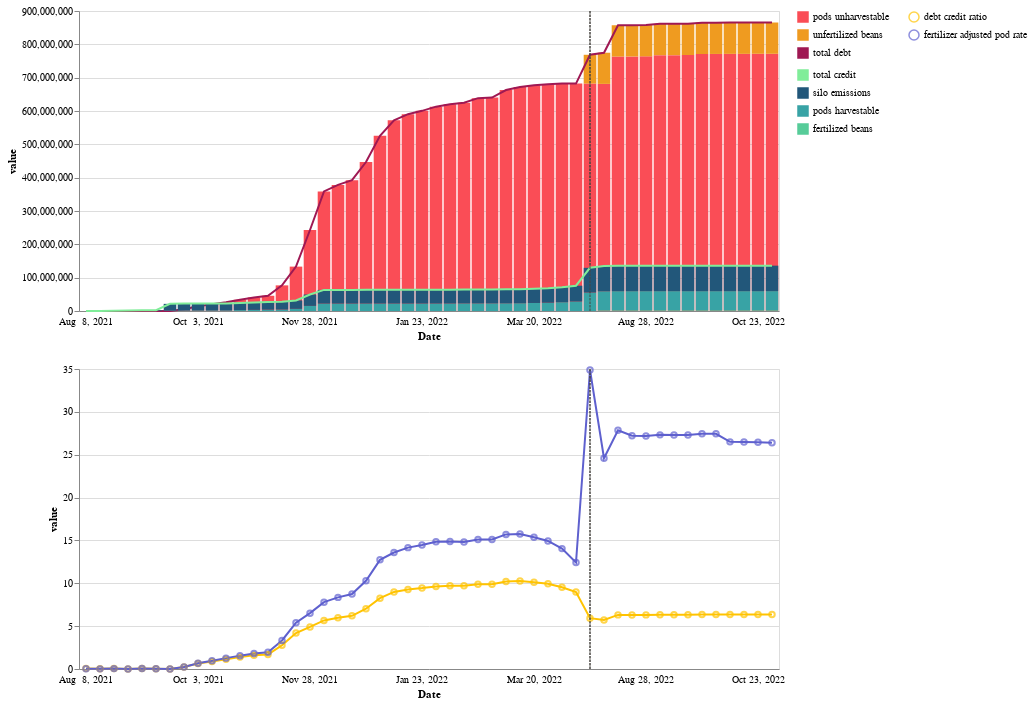

Here is the notebook cell this chart was saved with:
### Code cell
# alt.data_transformers.disable_max_rows()
dropdown = alt.binding_select(
    options=['ymd', 'ym'], 
    labels=["weekly", "monthly"], 
    name='aggregation level:'
)
selection = alt.selection_single(
    name="agglevel", 
    fields=['AggLevel'], 
    bind=dropdown, 
    init={"AggLevel": 'ymd'}
)
colors = {
    # credit components 
    'fertilized beans': '#57cc99', # green   
    'pods harvestable': '#38a3a5', # mid blue 
    'silo emissions': '#22577a', # navy blue 
    # debt components 
    'unfertilized beans': "#ef9b20", # Magenta 50
    'pods unharvestable': '#fa4d56', # Red 50
    # overall 
    'total debt': '#9f1853', # Magenta 70 
    'total credit': '#80ed99', # mint green 
    'debt credit ratio': '#ffc300', # gold 
    'fertilizer adjusted pod rate': '#5e60ce' # purple-ish
}
format_decimal = ",d"
format_percent = ".2%"
tooltip_formats = {
    'fertilized beans':  format_decimal,
    'unfertilized beans':  format_decimal,
    'pods harvestable':  format_decimal,
    'silo emissions':  format_decimal,
    'pods unharvestable':  format_decimal,
    'total debt':  format_decimal,
    'total credit':  format_decimal,
    'debt credit ratio': format_percent, 
    'fertilizer adjusted pod rate': format_percent,
}
assert set(colors.keys()) == set(metrics)
assert set(tooltip_formats.keys()) == set(metrics)

def base_hook(c): 
    return (
        c
        .transform_timeunit(
            ymd="yearmonthdate(timestamp)", 
            ym="yearmonth(timestamp)", 
        )
        .transform_calculate(
            tstamp="datum[agglevel.AggLevel]", 
        )
        .transform_aggregate(
            groupby=["tstamp", 'variable'], value='max(value)'
        )
    )

tooltip_metrics = metrics_debt + metrics_credit + ['total debt']
(
    alt.vconcat(
        (
            alt.layer(
                chart(
                    source, 
                    "tstamp", 
                    lmetrics=list(reversed(metrics_debt)) + ['total debt'], 
                    lstrategy=["stack_bar" for i in range(len(metrics_debt))] + ['line'], 
                    tooltip_metrics=tooltip_metrics, 
                    color_map=colors,
                    base_hook=base_hook
                ), 
                chart(
                    source, 
                    "tstamp", 
                    lmetrics=['total credit'] + metrics_credit, 
                    lstrategy=['line'] + ["stack_bar" for i in range(len(metrics_credit))], 
                    tooltip_metrics=tooltip_metrics, 
                    color_map=colors, 
                    base_hook=base_hook
                )
            )
            .resolve_legend(color="independent")
            .resolve_scale(color="independent")
        ),
        alt.layer(
            chart(
                source, 
                "tstamp", 
                lmetrics=metrics_meta, 
                lstrategy="line", 
                color_map=colors, 
                base_hook=base_hook
            ),
            chart(
                source, 
                "tstamp", 
                lmetrics=metrics_meta, 
                lstrategy="point", 
                color_map=colors, 
                base_hook=base_hook
            ),
        )
    )
    .add_selection(selection)
)

# base = (
#     alt.Chart(source)
#     .properties(height=225, width=500)
#     .encode(
#         x=alt.X(
#             "tstamp:O", 
#             axis=alt.Axis(
#                 formatType="time", 
#                 ticks=False, 
#                 labelExpr="timeFormat(toDate(datum.value), '%b %e, %Y')", 
#                 labelOverlap=True, 
#                 labelSeparation=25, 
#                 labelPadding=5, 
#                 title="Date", 
#                 labelAngle=0, 
#             ), 
#         ),   
#     )
# )
# base_bdv = (
#     base
#     .encode(
#         y=alt.Y("rvalue:Q", axis=alt.Axis(title="BDV", format=".3~s", labelExpr="replace(datum.label, 'G', 'B')")),
#         color=alt.Color(
#             "variable:N", 
#             scale=alt.Scale(
#                 domain=metrics_credit + metrics_debt + metrics_credit_debt_aggregate, 
#                 range=[colors[m] for m in metrics_credit + metrics_debt + metrics_credit_debt_aggregate]
#             ),
#             legend=alt.Legend(title=None)
#         ),
#         order=alt.Order('stack_order:Q', sort='ascending')
#     )
# )
# base_ratio = base.encode(
#     y=alt.Y("rvalue:Q", axis=alt.Axis(title="Percent", format=",%")),
#     color=alt.Color(
#         "variable:N", 
#         scale=alt.Scale(
#             domain=metrics_meta, range=[colors[m] for m in metrics_meta]
#         ),
#         legend=alt.Legend(title=None)
#     ),
# )
# rule_exploit = (
#     # selection captures nearest timestamp (for current mouse position) 
#     # tooltip rendered uses this data point (pivoted, so we have all data for this timestamp) 
#     base
#     .transform_pivot('variable', value='rvalue', groupby=['tstamp'])
#     .transform_filter("year(datum.tstamp) === 2022 && month(datum.tstamp) === 3 && date(datum.tstamp) === 17")
#     .mark_rule(opacity=1, color='#474440', strokeDash=[2.5,1])
# )
# rule = (
#     # selection captures nearest timestamp (for current mouse position) 
#     # tooltip rendered uses this data point (pivoted, so we have all data for this timestamp) 
#     base
#     .transform_pivot('variable', value='rvalue', groupby=['tstamp'])
#     .mark_rule(opacity=0)
#     .encode(
#         tooltip=(
#             [alt.Tooltip('tstamp:O', timeUnit="yearmonthdate", title="date")] + 
#             [
#                 alt.Tooltip(
#                     f'{m}:Q', 
#                     format=tooltip_formats[m], 
#                     title=m.replace("_", " ").replace(" cumulative", "")
#                 ) for m in metrics
#             ] 
#         ) 
#     )
#     .add_selection(selection_rule)
# )
# credit = (
#     base_bdv
#     .mark_bar()
#     .transform_filter(condition_union("==", "|", metrics_credit))
# )
# debt = (
#     base_bdv
#     .mark_bar()
#     .transform_filter(condition_union("==", "|", metrics_debt))
# ) 
# lines_debt_credit = (
#     base_bdv
#     .mark_line()
#     .transform_filter(condition_union('==', '|', metrics_credit_debt_aggregate))
# ) 
# line_ratio = (
#     base_ratio
#     .mark_line()
#     .transform_filter(condition_union('==', '|', metrics_meta))
# )
# point_ratio = (
#     base_ratio
#     .mark_point(size=7)
#     .transform_filter(condition_union('==', '|', metrics_meta))
# )

# c = (
#     alt
#     .vconcat(
#         alt.layer(debt, credit, lines_debt_credit, rule, rule_exploit).properties(title="Beanstalk Credit Profile"),
#         alt.layer(line_ratio, point_ratio, rule, rule_exploit).properties(title="Beanstalk Credit Metrics"),
#     )
#     .resolve_legend(color="independent")
#     .resolve_axis(y="independent")
#     .resolve_scale(y="independent", color="independent")
#     .add_selection(selection) 
# )


# css_lines = [
#     "div.chart-wrapper { display: flex; flex-direction: column; }", 
#     "form.vega-bindings { display: block; order: -1; }", 
#     "canvas { order: 1 }", 
#     """
#     div.vega-bind { 
#         display: inline-block; 
#         padding: 5px; 
#     }
#     span.vega-bind-name { 
#         font-weight: 500 !important; 
#         padding-right: 5px !important; 
#     }
#     span.vega-bind-name span { 
#         font-weight: 600 !important; 
#         padding-right: 5px !important; 
#     }
#     div.vega-bind select { 
#         border: .5px solid #000000;
#         border-radius: 3px;
#     }
#     """,
# ]
# css_lines = css_lines + css_tooltip_timeseries_multi_colored(metrics, colors) 
# css = "\n".join(css_lines)
# apply_css("")
# # apply_css(css) 
# c

### Figure 1 — Vega-Lite specification as saved in the notebook (floating-point values rounded to 4 significant figures; data arrays with more than 128 entries replaced by an {"elided": "..."} marker saying what was removed)
{"config": {"view": {"continuousWidth": 400, "continuousHeight": 300}}, "vconcat": [{"layer": [{"layer": [{"mark": "bar", "encoding": {"color": {"field": "variable", "legend": {"title": null}, "scale": {"domain": ["pods unharvestable", "unfertilized beans", "total debt"], "range": ["#fa4d56", "#ef9b20", "#9f1853"]}, "type": "nominal"}, "order": {"field": "stack_order", "sort": "ascending", "type": "quantitative"}, "x": {"axis": {"formatType": "time", "labelAngle": 0, "labelExpr": "timeFormat(toDate(datum.value), '%b %e, %Y')", "labelOverlap": true, "labelPadding": 5, "labelSeparation": 50, "ticks": false, "title": "Date"}, "field": "tstamp", "type": "ordinal"}, "y": {"axis": {}, "field": "value", "type": "quantitative"}}, "selection": {"agglevel": {"type": "single", "fields": ["AggLevel"], "bind": {"input": "select", "options": ["ymd", "ym"], "labels": ["weekly", "monthly"], "name": "aggregation level:"}, "init": {"AggLevel": "ymd"}}}, "title": "", "transform": [{"calculate": "datum['variable'] === 'pods unharvestable' ? 0 :  datum['variable'] === 'unfertilized beans' ? 1 :  datum['variable'] === 'total debt' ? 2 : 3", "as": "stack_order"}, {"field": "timestamp", "timeUnit": "yearmonthdate", "as": "ymd"}, {"field": "timestamp", "timeUnit": "yearmonth", "as": "ym"}, {"calculate": "datum[agglevel.AggLevel]", "as": "tstamp"}, {"aggregate": [{"op": "max", "field": "value", "as": "value"}], "groupby": ["tstamp", "variable"]}, {"filter": "datum['variable'] == 'pods unharvestable' | datum['variable'] == 'unfertilized beans'"}, {"calculate": "datum['variable'] === 'pods unharvestable' ? 0 :  datum['variable'] === 'unfertilized beans' ? 1 :  datum['variable'] === 'total debt' ? 2 : 3", "as": "sort_col"}], "width": 700}, {"mark": "line", "encoding": {"color": {"field": "variable", "legend": {"title": null}, "scale": {"domain": ["pods unharvestable", "unfertilized beans", "total debt"], "range": ["#fa4d56", "#ef9b20", "#9f1853"]}, "type": "nominal"}, "order": {"field": "stack_order", "sort": "ascending", "type": "quantitative"}, "x": {"axis": {"formatType": "time", "labelAngle": 0, "labelExpr": "timeFormat(toDate(datum.value), '%b %e, %Y')", "labelOverlap": true, "labelPadding": 5, "labelSeparation": 50, "ticks": false, "title": "Date"}, "field": "tstamp", "type": "ordinal"}, "y": {"axis": {}, "field": "value", "type": "quantitative"}}, "title": "", "transform": [{"calculate": "datum['variable'] === 'pods unharvestable' ? 0 :  datum['variable'] === 'unfertilized beans' ? 1 :  datum['variable'] === 'total debt' ? 2 : 3", "as": "stack_order"}, {"field": "timestamp", "timeUnit": "yearmonthdate", "as": "ymd"}, {"field": "timestamp", "timeUnit": "yearmonth", "as": "ym"}, {"calculate": "datum[agglevel.AggLevel]", "as": "tstamp"}, {"aggregate": [{"op": "max", "field": "value", "as": "value"}], "groupby": ["tstamp", "variable"]}, {"filter": "datum['variable'] == 'total debt'"}], "width": 700}, {"mark": {"type": "rule", "color": "#474440", "opacity": 1, "strokeDash": [2.5, 1]}, "encoding": {"x": {"axis": {"formatType": "time", "labelAngle": 0, "labelExpr": "timeFormat(toDate(datum.value), '%b %e, %Y')", "labelOverlap": true, "labelPadding": 5, "labelSeparation": 50, "ticks": false, "title": "Date"}, "field": "tstamp", "type": "ordinal"}}, "title": "", "transform": [{"calculate": "datum['variable'] === 'pods unharvestable' ? 0 :  datum['variable'] === 'unfertilized beans' ? 1 :  datum['variable'] === 'total debt' ? 2 : 3", "as": "stack_order"}, {"field": "timestamp", "timeUnit": "yearmonthdate", "as": "ymd"}, {"field": "timestamp", "timeUnit": "yearmonth", "as": "ym"}, {"calculate": "datum[agglevel.AggLevel]", "as": "tstamp"}, {"aggregate": [{"op": "max", "field": "value", "as": "value"}], "groupby": ["tstamp", "variable"]}, {"pivot": "variable", "value": "value", "groupby": ["tstamp"]}, {"filter": "\n            year(datum['tstamp']) === 2022 && \n            month(datum['tstamp']) === 3 && \n            date(datum['tstamp']) === 17 \n        "}], "width": 700}, {"mark": {"type": "rule", "color": "#878787"}, "encoding": {"opacity": {"condition": {"value": 1, "selection": "selector126"}, "value": 0}, "tooltip": [{"field": "tstamp", "timeUnit": "yearmonthdate", "title": "date", "type": "ordinal"}, {"field": "unfertilized beans", "format": ",d", "type": "quantitative"}, {"field": "pods unharvestable", "format": ",d", "type": "quantitative"}, {"field": "silo emissions", "format": ",d", "type": "quantitative"}, {"field": "pods harvestable", "format": ",d", "type": "quantitative"}, {"field": "fertilized beans", "format": ",d", "type": "quantitative"}, {"field": "total debt", "format": ",d", "type": "quantitative"}], "x": {"axis": {"formatType": "time", "labelAngle": 0, "labelExpr": "timeFormat(toDate(datum.value), '%b %e, %Y')", "labelOverlap": true, "labelPadding": 5, "labelSeparation": 50, "ticks": false, "title": "Date"}, "field": "tstamp", "type": "ordinal"}}, "selection": {"selector126": {"type": "single", "fields": ["tstamp"], "nearest": true, "on": "mouseover", "empty": "none", "clear": "mouseout"}}, "title": "", "transform": [{"calculate": "datum['variable'] === 'pods unharvestable' ? 0 :  datum['variable'] === 'unfertilized beans' ? 1 :  datum['variable'] === 'total debt' ? 2 : 3", "as": "stack_order"}, {"field": "timestamp", "timeUnit": "yearmonthdate", "as": "ymd"}, {"field": "timestamp", "timeUnit": "yearmonth", "as": "ym"}, {"calculate": "datum[agglevel.AggLevel]", "as": "tstamp"}, {"aggregate": [{"op": "max", "field": "value", "as": "value"}], "groupby": ["tstamp", "variable"]}, {"pivot": "variable", "value": "value", "groupby": ["tstamp"]}], "width": 700}]}, {"layer": [{"mark": "bar", "encoding": {"color": {"field": "variable", "legend": {"title": null}, "scale": {"domain": ["total credit", "silo emissions", "pods harvestable", "fertilized beans"], "range": ["#80ed99", "#22577a", "#38a3a5", "#57cc99"]}, "type": "nominal"}, "order": {"field": "stack_order", "sort": "ascending", "type": "quantitative"}, "x": {"axis": {"formatType": "time", "labelAngle": 0, "labelExpr": "timeFormat(toDate(datum.value), '%b %e, %Y')", "labelOverlap": true, "labelPadding": 5, "labelSeparation": 50, "ticks": false, "title": "Date"}, "field": "tstamp", "type": "ordinal"}, "y": {"axis": {}, "field": "value", "type": "quantitative"}}, "title": "", "transform": [{"calculate": "datum['variable'] === 'total credit' ? 0 :  datum['variable'] === 'silo emissions' ? 1 :  datum['variable'] === 'pods harvestable' ? 2 :  datum['variable'] === 'fertilized beans' ? 3 : 4", "as": "stack_order"}, {"field": "timestamp", "timeUnit": "yearmonthdate", "as": "ymd"}, {"field": "timestamp", "timeUnit": "yearmonth", "as": "ym"}, {"calculate": "datum[agglevel.AggLevel]", "as": "tstamp"}, {"aggregate": [{"op": "max", "field": "value", "as": "value"}], "groupby": ["tstamp", "variable"]}, {"filter": "datum['variable'] == 'silo emissions' | datum['variable'] == 'pods harvestable' | datum['variable'] == 'fertilized beans'"}, {"calculate": "datum['variable'] === 'total credit' ? 0 :  datum['variable'] === 'silo emissions' ? 1 :  datum['variable'] === 'pods harvestable' ? 2 :  datum['variable'] === 'fertilized beans' ? 3 : 4", "as": "sort_col"}], "width": 700}, {"mark": "line", "encoding": {"color": {"field": "variable", "legend": {"title": null}, "scale": {"domain": ["total credit", "silo emissions", "pods harvestable", "fertilized beans"], "range": ["#80ed99", "#22577a", "#38a3a5", "#57cc99"]}, "type": "nominal"}, "order": {"field": "stack_order", "sort": "ascending", "type": "quantitative"}, "x": {"axis": {"formatType": "time", "labelAngle": 0, "labelExpr": "timeFormat(toDate(datum.value), '%b %e, %Y')", "labelOverlap": true, "labelPadding": 5, "labelSeparation": 50, "ticks": false, "title": "Date"}, "field": "tstamp", "type": "ordinal"}, "y": {"axis": {}, "field": "value", "type": "quantitative"}}, "title": "", "transform": [{"calculate": "datum['variable'] === 'total credit' ? 0 :  datum['variable'] === 'silo emissions' ? 1 :  datum['variable'] === 'pods harvestable' ? 2 :  datum['variable'] === 'fertilized beans' ? 3 : 4", "as": "stack_order"}, {"field": "timestamp", "timeUnit": "yearmonthdate", "as": "ymd"}, {"field": "timestamp", "timeUnit": "yearmonth", "as": "ym"}, {"calculate": "datum[agglevel.AggLevel]", "as": "tstamp"}, {"aggregate": [{"op": "max", "field": "value", "as": "value"}], "groupby": ["tstamp", "variable"]}, {"filter": "datum['variable'] == 'total credit'"}], "width": 700}, {"mark": {"type": "rule", "color": "#474440", "opacity": 1, "strokeDash": [2.5, 1]}, "encoding": {"x": {"axis": {"formatType": "time", "labelAngle": 0, "labelExpr": "timeFormat(toDate(datum.value), '%b %e, %Y')", "labelOverlap": true, "labelPadding": 5, "labelSeparation": 50, "ticks": false, "title": "Date"}, "field": "tstamp", "type": "ordinal"}}, "title": "", "transform": [{"calculate": "datum['variable'] === 'total credit' ? 0 :  datum['variable'] === 'silo emissions' ? 1 :  datum['variable'] === 'pods harvestable' ? 2 :  datum['variable'] === 'fertilized beans' ? 3 : 4", "as": "stack_order"}, {"field": "timestamp", "timeUnit": "yearmonthdate", "as": "ymd"}, {"field": "timestamp", "timeUnit": "yearmonth", "as": "ym"}, {"calculate": "datum[agglevel.AggLevel]", "as": "tstamp"}, {"aggregate": [{"op": "max", "field": "value", "as": "value"}], "groupby": ["tstamp", "variable"]}, {"pivot": "variable", "value": "value", "groupby": ["tstamp"]}, {"filter": "\n            year(datum['tstamp']) === 2022 && \n            month(datum['tstamp']) === 3 && \n            date(datum['tstamp']) === 17 \n        "}], "width": 700}, {"mark": {"type": "rule", "color": "#878787"}, "encoding": {"opacity": {"condition": {"value": 1, "selection": "selector127"}, "value": 0}, "tooltip": [{"field": "tstamp", "timeUnit": "yearmonthdate", "title": "date", "type": "ordinal"}, {"field": "unfertilized beans", "format": ",d", "type": "quantitative"}, {"field": "pods unharvestable", "format": ",d", "type": "quantitative"}, {"field": "silo emissions", "format": ",d", "type": "quantitative"}, {"field": "pods harvestable", "format": ",d", "type": "quantitative"}, {"field": "fertilized beans", "format": ",d", "type": "quantitative"}, {"field": "total debt", "format": ",d", "type": "quantitative"}], "x": {"axis": {"formatType": "time", "labelAngle": 0, "labelExpr": "timeFormat(toDate(datum.value), '%b %e, %Y')", "labelOverlap": true, "labelPadding": 5, "labelSeparation": 50, "ticks": false, "title": "Date"}, "field": "tstamp", "type": "ordinal"}}, "selection": {"selector127": {"type": "single", "fields": ["tstamp"], "nearest": true, "on": "mouseover", "empty": "none", "clear": "mouseout"}}, "title": "", "transform": [{"calculate": "datum['variable'] === 'total credit' ? 0 :  datum['variable'] === 'silo emissions' ? 1 :  datum['variable'] === 'pods harvestable' ? 2 :  datum['variable'] === 'fertilized beans' ? 3 : 4", "as": "stack_order"}, {"field": "timestamp", "timeUnit": "yearmonthdate", "as": "ymd"}, {"field": "timestamp", "timeUnit": "yearmonth", "as": "ym"}, {"calculate": "datum[agglevel.AggLevel]", "as": "tstamp"}, {"aggregate": [{"op": "max", "field": "value", "as": "value"}], "groupby": ["tstamp", "variable"]}, {"pivot": "variable", "value": "value", "groupby": ["tstamp"]}], "width": 700}]}], "resolve": {"legend": {"color": "independent"}, "scale": {"color": "independent"}}}, {"layer": [{"layer": [{"mark": "line", "encoding": {"color": {"field": "variable", "legend": {"title": null}, "scale": {"domain": ["debt credit ratio", "fertilizer adjusted pod rate"], "range": ["#ffc300", "#5e60ce"]}, "type": "nominal"}, "order": {"field": "stack_order", "sort": "ascending", "type": "quantitative"}, "x": {"axis": {"formatType": "time", "labelAngle": 0, "labelExpr": "timeFormat(toDate(datum.value), '%b %e, %Y')", "labelOverlap": true, "labelPadding": 5, "labelSeparation": 50, "ticks": false, "title": "Date"}, "field": "tstamp", "type": "ordinal"}, "y": {"axis": {}, "field": "value", "type": "quantitative"}}, "selection": {"agglevel": {"type": "single", "fields": ["AggLevel"], "bind": {"input": "select", "options": ["ymd", "ym"], "labels": ["weekly", "monthly"], "name": "aggregation level:"}, "init": {"AggLevel": "ymd"}}}, "title": "", "transform": [{"calculate": "datum['variable'] === 'debt credit ratio' ? 0 :  datum['variable'] === 'fertilizer adjusted pod rate' ? 1 : 2", "as": "stack_order"}, {"field": "timestamp", "timeUnit": "yearmonthdate", "as": "ymd"}, {"field": "timestamp", "timeUnit": "yearmonth", "as": "ym"}, {"calculate": "datum[agglevel.AggLevel]", "as": "tstamp"}, {"aggregate": [{"op": "max", "field": "value", "as": "value"}], "groupby": ["tstamp", "variable"]}, {"filter": "datum['variable'] == 'debt credit ratio' | datum['variable'] == 'fertilizer adjusted pod rate'"}], "width": 700}, {"mark": {"type": "rule", "color": "#474440", "opacity": 1, "strokeDash": [2.5, 1]}, "encoding": {"x": {"axis": {"formatType": "time", "labelAngle": 0, "labelExpr": "timeFormat(toDate(datum.value), '%b %e, %Y')", "labelOverlap": true, "labelPadding": 5, "labelSeparation": 50, "ticks": false, "title": "Date"}, "field": "tstamp", "type": "ordinal"}}, "title": "", "transform": [{"calculate": "datum['variable'] === 'debt credit ratio' ? 0 :  datum['variable'] === 'fertilizer adjusted pod rate' ? 1 : 2", "as": "stack_order"}, {"field": "timestamp", "timeUnit": "yearmonthdate", "as": "ymd"}, {"field": "timestamp", "timeUnit": "yearmonth", "as": "ym"}, {"calculate": "datum[agglevel.AggLevel]", "as": "tstamp"}, {"aggregate": [{"op": "max", "field": "value", "as": "value"}], "groupby": ["tstamp", "variable"]}, {"pivot": "variable", "value": "value", "groupby": ["tstamp"]}, {"filter": "\n            year(datum['tstamp']) === 2022 && \n            month(datum['tstamp']) === 3 && \n            date(datum['tstamp']) === 17 \n        "}], "width": 700}, {"mark": {"type": "rule", "color": "#878787"}, "encoding": {"opacity": {"condition": {"value": 1, "selection": "selector128"}, "value": 0}, "tooltip": [{"field": "tstamp", "timeUnit": "yearmonthdate", "title": "date", "type": "ordinal"}, {"field": "debt credit ratio", "format": ",d", "type": "quantitative"}, {"field": "fertilizer adjusted pod rate", "format": ",d", "type": "quantitative"}], "x": {"axis": {"formatType": "time", "labelAngle": 0, "labelExpr": "timeFormat(toDate(datum.value), '%b %e, %Y')", "labelOverlap": true, "labelPadding": 5, "labelSeparation": 50, "ticks": false, "title": "Date"}, "field": "tstamp", "type": "ordinal"}}, "selection": {"selector128": {"type": "single", "fields": ["tstamp"], "nearest": true, "on": "mouseover", "empty": "none", "clear": "mouseout"}}, "title": "", "transform": [{"calculate": "datum['variable'] === 'debt credit ratio' ? 0 :  datum['variable'] === 'fertilizer adjusted pod rate' ? 1 : 2", "as": "stack_order"}, {"field": "timestamp", "timeUnit": "yearmonthdate", "as": "ymd"}, {"field": "timestamp", "timeUnit": "yearmonth", "as": "ym"}, {"calculate": "datum[agglevel.AggLevel]", "as": "tstamp"}, {"aggregate": [{"op": "max", "field": "value", "as": "value"}], "groupby": ["tstamp", "variable"]}, {"pivot": "variable", "value": "value", "groupby": ["tstamp"]}], "width": 700}]}, {"layer": [{"mark": "point", "encoding": {"color": {"field": "variable", "legend": {"title": null}, "scale": {"domain": ["debt credit ratio", "fertilizer adjusted pod rate"], "range": ["#ffc300", "#5e60ce"]}, "type": "nominal"}, "order": {"field": "stack_order", "sort": "ascending", "type": "quantitative"}, "x": {"axis": {"formatType": "time", "labelAngle": 0, "labelExpr": "timeFormat(toDate(datum.value), '%b %e, %Y')", "labelOverlap": true, "labelPadding": 5, "labelSeparation": 50, "ticks": false, "title": "Date"}, "field": "tstamp", "type": "ordinal"}, "y": {"axis": {}, "field": "value", "type": "quantitative"}}, "title": "", "transform": [{"calculate": "datum['variable'] === 'debt credit ratio' ? 0 :  datum['variable'] === 'fertilizer adjusted pod rate' ? 1 : 2", "as": "stack_order"}, {"field": "timestamp", "timeUnit": "yearmonthdate", "as": "ymd"}, {"field": "timestamp", "timeUnit": "yearmonth", "as": "ym"}, {"calculate": "datum[agglevel.AggLevel]", "as": "tstamp"}, {"aggregate": [{"op": "max", "field": "value", "as": "value"}], "groupby": ["tstamp", "variable"]}, {"filter": "datum['variable'] == 'debt credit ratio' | datum['variable'] == 'fertilizer adjusted pod rate'"}], "width": 700}, {"mark": {"type": "rule", "color": "#474440", "opacity": 1, "strokeDash": [2.5, 1]}, "encoding": {"x": {"axis": {"formatType": "time", "labelAngle": 0, "labelExpr": "timeFormat(toDate(datum.value), '%b %e, %Y')", "labelOverlap": true, "labelPadding": 5, "labelSeparation": 50, "ticks": false, "title": "Date"}, "field": "tstamp", "type": "ordinal"}}, "title": "", "transform": [{"calculate": "datum['variable'] === 'debt credit ratio' ? 0 :  datum['variable'] === 'fertilizer adjusted pod rate' ? 1 : 2", "as": "stack_order"}, {"field": "timestamp", "timeUnit": "yearmonthdate", "as": "ymd"}, {"field": "timestamp", "timeUnit": "yearmonth", "as": "ym"}, {"calculate": "datum[agglevel.AggLevel]", "as": "tstamp"}, {"aggregate": [{"op": "max", "field": "value", "as": "value"}], "groupby": ["tstamp", "variable"]}, {"pivot": "variable", "value": "value", "groupby": ["tstamp"]}, {"filter": "\n            year(datum['tstamp']) === 2022 && \n            month(datum['tstamp']) === 3 && \n            date(datum['tstamp']) === 17 \n        "}], "width": 700}, {"mark": {"type": "rule", "color": "#878787"}, "encoding": {"opacity": {"condition": {"value": 1, "selection": "selector129"}, "value": 0}, "tooltip": [{"field": "tstamp", "timeUnit": "yearmonthdate", "title": "date", "type": "ordinal"}, {"field": "debt credit ratio", "format": ",d", "type": "quantitative"}, {"field": "fertilizer adjusted pod rate", "format": ",d", "type": "quantitative"}], "x": {"axis": {"formatType": "time", "labelAngle": 0, "labelExpr": "timeFormat(toDate(datum.value), '%b %e, %Y')", "labelOverlap": true, "labelPadding": 5, "labelSeparation": 50, "ticks": false, "title": "Date"}, "field": "tstamp", "type": "ordinal"}}, "selection": {"selector129": {"type": "single", "fields": ["tstamp"], "nearest": true, "on": "mouseover", "empty": "none", "clear": "mouseout"}}, "title": "", "transform": [{"calculate": "datum['variable'] === 'debt credit ratio' ? 0 :  datum['variable'] === 'fertilizer adjusted pod rate' ? 1 : 2", "as": "stack_order"}, {"field": "timestamp", "timeUnit": "yearmonthdate", "as": "ymd"}, {"field": "timestamp", "timeUnit": "yearmonth", "as": "ym"}, {"calculate": "datum[agglevel.AggLevel]", "as": "tstamp"}, {"aggregate": [{"op": "max", "field": "value", "as": "value"}], "groupby": ["tstamp", "variable"]}, {"pivot": "variable", "value": "value", "groupby": ["tstamp"]}], "width": 700}]}]}], "data": {"name": "data-5f0a57932a34bfe0a660df8ab9ddac78"}, "$schema": "https://vega.github.io/schema/vega-lite/v4.17.0.json", "datasets": {"data-5f0a57932a34bfe0a660df8ab9ddac78": {"elided": "450 records"}}}
